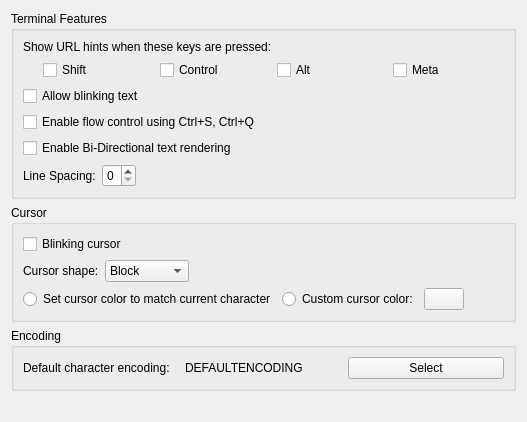
     <widget class="QWidget" name="advancedTab">
      <attribute name="title">
       <string comment="@title:tab Complex options">Advanced</string>
      </attribute>
      <layout class="QVBoxLayout">
       <item>
        <widget class="QGroupBox" name="groupBox_4">
         <property name="title">
          <string>Terminal Features</string>
         </property>
         <property name="flat">
          <bool>true</bool>
         </property>
         <layout class="QVBoxLayout">
          <item>
           <widget class="QLabel" name="urlHintsLabel">
            <property name="text">
             <string>Show URL hints when these keys are pressed:</string>
            </property>
           </widget>
          </item>
          <item>
           <layout class="QHBoxLayout" name="horizontalLayout_2">
            <item>
             <spacer name="urlHintsModifierSpacer">
              <property name="orientation">
               <enum>Qt::Horizontal</enum>
              </property>
              <property name="sizeType">
               <enum>QSizePolicy::Fixed</enum>
              </property>
              <property name="sizeHint" stdset="0">
               <size>
                <width>20</width>
                <height>20</height>
               </size>
              </property>
             </spacer>
            </item>
            <item>
             <widget class="QCheckBox" name="urlHintsModifierShift">
              <property name="text">
               <string>Shift</string>
              </property>
             </widget>
            </item>
            <item>
             <widget class="QCheckBox" name="urlHintsModifierCtrl">
              <property name="text">
               <string>Control</string>
              </property>
             </widget>
            </item>
            <item>
             <widget class="QCheckBox" name="urlHintsModifierAlt">
              <property name="text">
               <string>Alt</string>
              </property>
             </widget>
            </item>
            <item>
             <widget class="QCheckBox" name="urlHintsModifierMeta">
              <property name="text">
               <string>Meta</string>
              </property>
             </widget>
            </item>
           </layout>
          </item>
          <item>
           <widget class="QCheckBox" name="enableBlinkingTextButton">
            <property name="sizePolicy">
             <sizepolicy hsizetype="Preferred" vsizetype="Fixed">
              <horstretch>0</horstretch>
              <verstretch>0</verstretch>
             </sizepolicy>
            </property>
            <property name="toolTip">
             <string>Allow terminal programs to create blinking sections of text</string>
            </property>
            <property name="text">
             <string>Allow blinking text</string>
            </property>
           </widget>
          </item>
          <item>
           <widget class="QCheckBox" name="enableFlowControlButton">
            <property name="sizePolicy">
             <sizepolicy hsizetype="Preferred" vsizetype="Fixed">
              <horstretch>0</horstretch>
              <verstretch>0</verstretch>
             </sizepolicy>
            </property>
            <property name="toolTip">
             <string>Allow the output to be suspended by pressing Ctrl+S</string>
            </property>
            <property name="text">
             <string>Enable flow control using Ctrl+S, Ctrl+Q</string>
            </property>
           </widget>
          </item>
          <item>
           <widget class="QCheckBox" name="enableBidiRenderingButton">
            <property name="sizePolicy">
             <sizepolicy hsizetype="Preferred" vsizetype="Fixed">
              <horstretch>0</horstretch>
              <verstretch>0</verstretch>
             </sizepolicy>
            </property>
            <property name="toolTip">
             <string>Enable Bi-Directional display on terminals (valid for Arabic, Farsi or Hebrew only)</string>
            </property>
            <property name="text">
             <string>Enable Bi-Directional text rendering</string>
            </property>
           </widget>
          </item>
          <item>
           <layout class="QHBoxLayout" name="horizontalLayout">
            <item>
             <widget class="QLabel" name="lineSpacingLabel">
              <property name="text">
               <string>Line Spacing:</string>
              </property>
             </widget>
            </item>
            <item>
             <widget class="QSpinBox" name="lineSpacingSpinner">
              <property name="toolTip">
               <string>The number of pixels between two lines</string>
              </property>
              <property name="minimum">
               <number>0</number>
              </property>
              <property name="maximum">
               <number>5</number>
              </property>
             </widget>
            </item>
            <item>
             <spacer name="horizontalSpacer_11">
              <property name="orientation">
               <enum>Qt::Horizontal</enum>
              </property>
              <property name="sizeHint" stdset="0">
               <size>
                <width>40</width>
                <height>20</height>
               </size>
              </property>
             </spacer>
            </item>
           </layout>
          </item>
         </layout>
        </widget>
       </item>
       <item>
        <widget class="QGroupBox" name="groupBox_8">
         <property name="title">
          <string>Cursor</string>
         </property>
         <property name="flat">
          <bool>true</bool>
         </property>
         <layout class="QVBoxLayout" name="verticalLayout_4">
          <item>
           <widget class="QCheckBox" name="enableBlinkingCursorButton">
            <property name="sizePolicy">
             <sizepolicy hsizetype="Preferred" vsizetype="Fixed">
              <horstretch>0</horstretch>
              <verstretch>0</verstretch>
             </sizepolicy>
            </property>
            <property name="toolTip">
             <string>Make the cursor blink regularly</string>
            </property>
            <property name="text">
             <string>Blinking cursor</string>
            </property>
           </widget>
          </item>
          <item>
           <layout class="QHBoxLayout">
            <item>
             <widget class="QLabel" name="label_8">
              <property name="text">
               <string>Cursor shape:</string>
              </property>
             </widget>
            </item>
            <item>
             <widget class="KComboBox" name="cursorShapeCombo">
              <property name="toolTip">
               <string>Change the shape of the cursor</string>
              </property>
              <item>
               <property name="text">
                <string comment="The shape of the cursor">Block</string>
               </property>
              </item>
              <item>
               <property name="text">
                <string comment="The shape of the cursor, similar to a capital I">I-Beam</string>
               </property>
              </item>
              <item>
               <property name="text">
                <string comment="The shape of the cursor">Underline</string>
               </property>
              </item>
             </widget>
            </item>
            <item>
             <spacer name="horizontalSpacer_1">
              <property name="orientation">
               <enum>Qt::Horizontal</enum>
              </property>
              <property name="sizeHint" stdset="0">
               <size>
                <width>40</width>
                <height>20</height>
               </size>
              </property>
             </spacer>
            </item>
           </layout>
          </item>
          <item>
           <layout class="QHBoxLayout" name="horizontalLayout_6">
            <item>
             <widget class="QRadioButton" name="autoCursorColorButton">
              <property name="sizePolicy">
               <sizepolicy hsizetype="Preferred" vsizetype="Fixed">
                <horstretch>0</horstretch>
                <verstretch>0</verstretch>
               </sizepolicy>
              </property>
              <property name="toolTip">
               <string>Set the cursor to match the color of the character underneath it.</string>
              </property>
              <property name="text">
               <string>Set cursor color to match current character</string>
              </property>
             </widget>
            </item>
            <item>
             <layout class="QHBoxLayout">
              <item>
               <widget class="QRadioButton" name="customCursorColorButton">
                <property name="sizePolicy">
                 <sizepolicy hsizetype="Preferred" vsizetype="Fixed">
                  <horstretch>0</horstretch>
                  <verstretch>0</verstretch>
                 </sizepolicy>
                </property>
                <property name="toolTip">
                 <string>Use a custom, fixed color for the cursor</string>
                </property>
                <property name="text">
                 <string>Custom cursor color:</string>
                </property>
               </widget>
              </item>
              <item>
               <widget class="KColorButton" name="customColorSelectButton">
                <property name="sizePolicy">
                 <sizepolicy hsizetype="Preferred" vsizetype="Fixed">
                  <horstretch>0</horstretch>
                  <verstretch>0</verstretch>
                 </sizepolicy>
                </property>
                <property name="toolTip">
                 <string>Select the color used to draw the cursor</string>
                </property>
                <property name="text">
                 <string/>
                </property>
               </widget>
              </item>
              <item>
               <spacer name="horizontalSpacer_2">
                <property name="orientation">
                 <enum>Qt::Horizontal</enum>
                </property>
                <property name="sizeHint" stdset="0">
                 <size>
                  <width>40</width>
                  <height>20</height>
                 </size>
                </property>
               </spacer>
              </item>
             </layout>
            </item>
           </layout>
          </item>
         </layout>
        </widget>
       </item>
       <item>
        <widget class="QGroupBox" name="groupBox_11">
         <property name="title">
          <string>Encoding</string>
         </property>
         <property name="flat">
          <bool>true</bool>
         </property>
         <layout class="QHBoxLayout">
          <item>
           <widget class="QLabel" name="label_14">
            <property name="text">
             <string>Default character encoding:</string>
            </property>
           </widget>
          </item>
          <item>
           <widget class="QLabel" name="characterEncodingLabel">
            <property name="sizePolicy">
             <sizepolicy hsizetype="Preferred" vsizetype="Preferred">
              <horstretch>0</horstretch>
              <verstretch>0</verstretch>
             </sizepolicy>
            </property>
            <property name="text">
             <string comment="KDE::DoNotExtract">DEFAULTENCODING</string>
            </property>
           </widget>
          </item>
          <item>
           <widget class="QPushButton" name="selectEncodingButton">
            <property name="text">
             <string comment="@action:button Pick an encoding">Select</string>
            </property>
           </widget>
          </item>
         </layout>
        </widget>
       </item>
       <item>
        <spacer>
         <property name="orientation">
          <enum>Qt::Vertical</enum>
         </property>
         <property name="sizeHint" stdset="0">
          <size>
           <width>20</width>
           <height>20</height>
          </size>
         </property>
        </spacer>
       </item>
      </layout>
     </widget>
